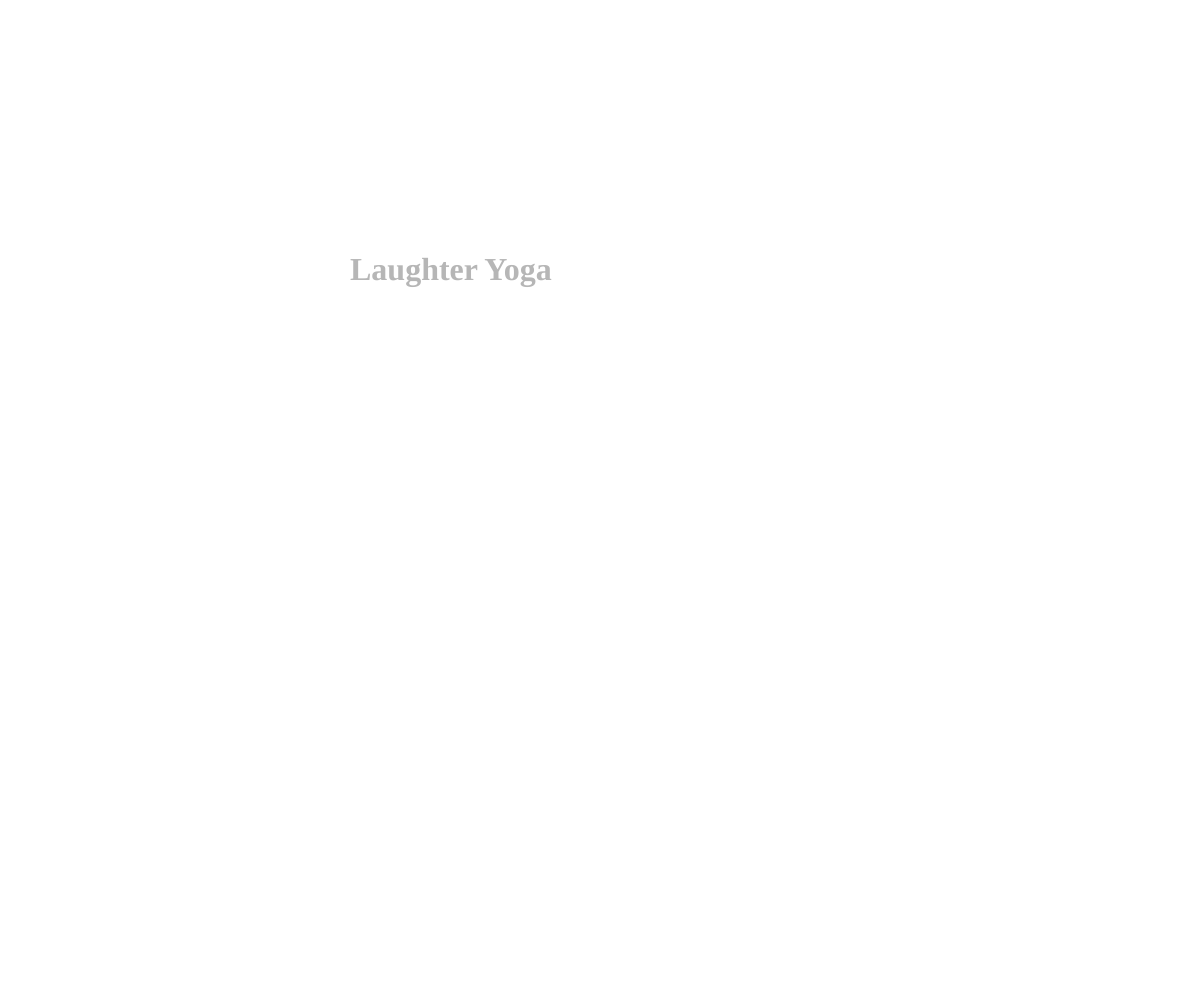
Frame 1 (no input)
Frame 60 (no input): identical to frame 1, image omitted
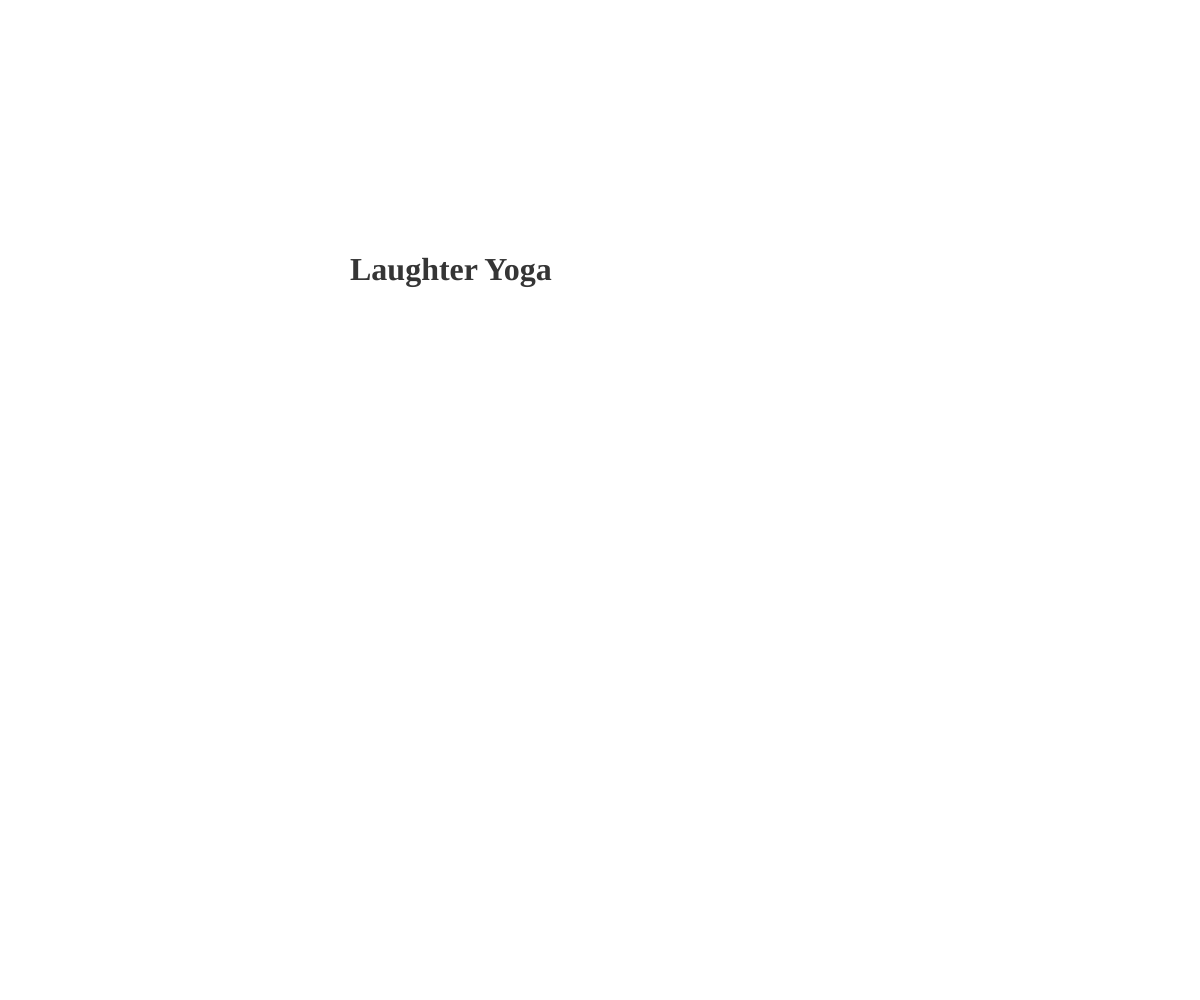
Frame 120 (the mouse pressed at the canvas centre since frame 60)

The p5.js sketch that drew these frames (run headless with seeded random() and noise() and a simulated clock; from frame 60 on, the mouse is pressed at the canvas centre):

// p5.js sketch
// ── sketch.js
var r = 0;
var b = 225;
var col;
var bgcolor;

function setup() {
  // createCanvas(windowWidth, windowHeight);
  // noCanvas();
  canvas = createCanvas(windowWidth, windowHeight);
  canvas.position(0, 0);
  // h1 = select("#title");
  h1 = createElement("h1", "Laughter Yoga");
  h1.position(350, 230);
  // h1.mouseMoved(draw);
}

function mouseMoved() {
    // r = map(mouseX, 0, 600, 0, 255);
    // b = map(mouseX, 0, 600, 255, 255);
    // h1.style("color", (r, 0, b));
    // var r = 0;
    //        var b = 225;
           // console.log("colorchanging");

          // var r = map(mouseX, 0, 600, 0, 255);
          // var b = map(mouseX, 0, 600, 255, 255);
          // var col = (r, 0, b);

          bgcolor = color(random(255));
    // var col = color(255, 255, 0);
    // h1.style("color", col);
    // fill(r, 0, b);
}

function draw() {
    // h1.style("color", col);
    h1.style("color", bgcolor);

}

// function draw() {
//     // r = map(mouseX, 0, 600, 0, 255);
//     // b = map(mouseX, 0, 600, 255, 255);
//     // h1.style("color", (r, 0, b));
//     // var r = 0;
//     //        var b = 225;
//            // console.log("colorchanging");
//           var r = map(mouseX, 0, 600, 0, 255);
//           var b = map(mouseX, 0, 600, 255, 255);
//           var col = (r, 0, b);
//     // var col = color(255, 255, 0);
//     // h1.style("color", col);
//     h1.style("color", "#ff0000");
//     // fill(r, 0, b);
// }

// var canvas;
// var h1;
// var value = 255;
// // var value = 0;
//
// function setup() {
//   canvas = createCanvas(windowWidth, windowHeight);
//   h1 = select("#title");
//   h1.mouseMoved(draw);
  // canvas.mouseMoved(draw);
// }

// function colorChange() {
  // h1.style("color", "#ff0000");
  // console.log("heyoo");
  // h1.style("color", rainbowCanvas);
  // var colorTest;
  // h1.style("color", draw);
  // console.log("heyoo");
// }

// function mouseMoved() {
    // console.log("heyoo");
    // var r = 0;
    // var b = 225;
    // console.log("colorchanging");
    // r = map(mouseX, 0, 600, 0, 255);
    // b = map(mouseX, 0, 600, 255, 255);
    // fill(r, 0, b);
    // h1.style("color", "(r, 0, b)");
    // value = value + 5;
    // if (mouseMoved) {
      // value = 0;
//       h1.style("color", "(255, 0, 255)");
//       console.log("heyo");
//     }
// }
//     h1.style("color", "(0, 0, 255)");
//     console.log("heyo");
// }

// function draw() {
//   fill(value);
  // h1(25, 25, 50, 50);
// }

// function colorTest() {
//   var r = 0;
//   var b = 225;
//   console.log("colorchanging");
//   r = map(mouseX, 0, 600, 0, 255);
//   b = map(mouseX, 0, 600, 255, 255);
//   fill(r, 0, b);
// }

// function rainbowCanvas() {
//   col = map(mouseX, mouseY, 0, 600, 0, 255);
//   canvas.background(col);
// }

// function draw() {
//
// }

// function mouseMoved(){
//   value = value + 5;
//   if (value > 255) {
//   value = 0;
//   fill(value);
//   console.log("heyo");
// }
// }

// function draw() {
//   fill(value);
//   h1(25, 25, 50, 50);
// }
